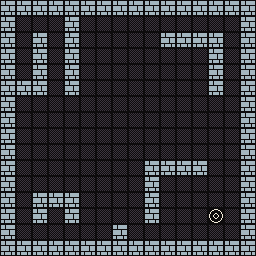

This game map was drawn from its Tiled (.tmx) file and the tilesets committed beside it. A one-line description and the full map source follow:
An orthogonal 16x16 tile map with 16x16 px tiles, 2 tile layers (walls, zones).

<map version="1.5" tiledversion="1.5.0" orientation="orthogonal" renderorder="right-down" width="16" height="16" tilewidth="16" tileheight="16" infinite="0" nextlayerid="3" nextobjectid="1">
 <tileset firstgid="1" source="walls.tsx" />
 <layer id="1" name="walls" width="16" height="16">
  <data encoding="csv">
1,1,1,1,1,1,1,1,1,1,1,1,1,1,1,1,
1,9,9,9,1,9,9,9,9,9,9,9,9,9,9,1,
1,9,1,9,1,9,9,9,9,9,1,1,1,1,9,1,
1,9,1,9,1,9,9,9,9,9,9,9,9,1,9,1,
1,9,1,9,1,9,9,9,9,9,9,9,9,1,9,1,
1,1,1,9,1,9,9,9,9,9,9,9,9,1,9,1,
1,9,9,9,9,9,9,9,9,9,9,9,9,9,9,1,
1,9,9,9,9,9,9,9,9,9,9,9,9,9,9,1,
1,9,9,9,9,9,9,9,9,9,9,9,9,9,9,1,
1,9,9,9,9,9,9,9,9,9,9,9,9,9,9,1,
1,9,9,9,9,9,9,9,9,1,1,1,1,9,9,1,
1,9,9,9,9,9,9,9,9,1,9,9,9,9,9,1,
1,9,1,1,1,9,9,9,9,1,9,9,9,9,9,1,
1,9,1,9,1,9,9,9,9,1,9,9,9,9,9,1,
1,9,9,9,9,9,9,1,9,9,9,9,9,9,9,1,
1,1,1,1,1,1,1,1,1,1,1,1,1,1,1,1
</data>
 </layer>
 <layer id="2" name="zones" width="16" height="16">
  <data encoding="csv">
0,0,0,0,0,0,0,0,0,0,0,0,0,0,0,0,
0,0,0,0,0,0,0,0,0,0,0,0,0,0,0,0,
0,0,0,0,0,0,0,0,0,0,0,0,0,0,0,0,
0,0,0,0,0,0,0,0,0,0,0,0,0,0,0,0,
0,0,0,0,0,0,0,0,0,0,0,0,0,0,0,0,
0,0,0,0,0,0,0,0,0,0,0,0,0,0,0,0,
0,0,0,0,0,0,0,0,0,0,0,0,0,0,0,0,
0,0,0,0,0,0,0,0,0,0,0,0,0,0,0,0,
0,0,0,0,0,0,0,0,0,0,0,0,0,0,0,0,
0,0,0,0,0,0,0,0,0,0,0,0,0,0,0,0,
0,0,0,0,0,0,0,0,0,0,0,0,0,0,0,0,
0,0,0,0,0,0,0,0,0,0,0,0,0,0,0,0,
0,0,0,0,0,0,0,0,0,0,0,0,0,0,0,0,
0,0,0,0,0,0,0,0,0,0,0,0,0,2,0,0,
0,0,0,0,0,0,0,0,0,0,0,0,0,0,0,0,
0,0,0,0,0,0,0,0,0,0,0,0,0,0,0,0
</data>
 </layer>
</map>
